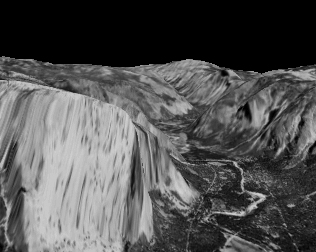
%> input picture ps6_matlab_Haoyang_Zeng/yos_img_01.jpg, 316 x 252 px
$ octave ps6_2_b.m   (GNU Octave 9; MATLAB toolbox functions it lacks are replaced by stand-ins)
%> lines starting %> are read from the running program, lines starting %| are printed output that depends on the picture
F1 = imread("yos_img_01.jpg");
%> F1 is the input picture: size 252x316 uint8; min 0, max 211, mean 83.1
F = im2double(F1);
[m,n] = size(F);
%> m = 252; n = 316
gf = fspecial('gaussian',11,1);
g0 = imfilter(F, gf,'replicate');
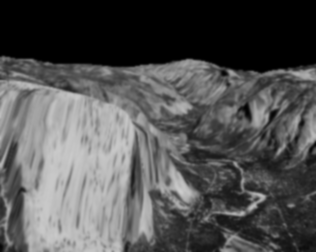
%> g0: size 252x316 double; min 0, max 0.806, mean 0.326
g0r = imresize(g0,[round(m/2),round(n/2)]);
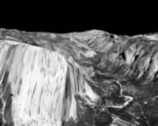
%> g0r: size 126x158 double; min -0.00569, max 0.803, mean 0.326; drawn with min black and max white
g1 = imfilter(g0r, gf,'replicate');
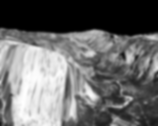
%> g1: size 126x158 double; min -5.38e-05, max 0.782, mean 0.326; drawn with min black and max white
g1r = imresize(g1,[round(m/4),round(n/4)]);
g2 = imfilter(g1r, gf,'replicate');
g2r = imresize(g2,[round(m/8),round(n/8)]);
g3 = imfilter(g2r, gf,'replicate');
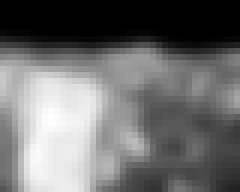
%> g3: size 32x40 double (shown 6 times larger); min -2.26e-05, max 0.755, mean 0.326; drawn with min black and max white
l1r = imresize(g1,[m,n]);
l0 = g0 - l1r;
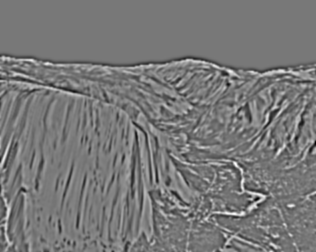
%> l0: size 252x316 double; min -0.185, max 0.206, mean -6.88e-07; drawn with min black and max white
l2r = imresize(g2,[round(m/2),round(n/2)]);
l1 = g1 - l2r;
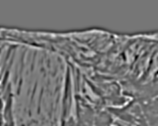
%> l1: size 126x158 double; min -0.164, max 0.188, mean -2.46e-06; drawn with min black and max white
l3r = imresize(g3,[round(m/4),round(n/4)]);
l2 = g2 - l3r;
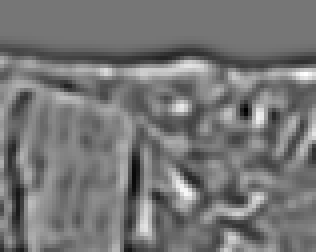
%> l2: size 63x79 double (shown 4 times larger); min -0.132, max 0.152, mean -9.8e-06; drawn with min black and max white
subplot(2,2,1);
imshow(g0);
title('level0')
subplot(2,2,2);
imshow(l0,[]);
title('level1')
subplot(2,2,3);
imshow(l1,[]);
title('level2')
subplot(2,2,4)
imshow(l2,[]);
title('level3')
